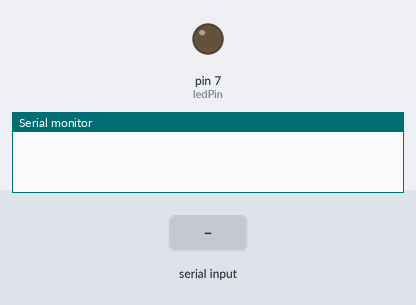
This sketch was run on a simulated Arduino Uno, built with avr-gcc and run on an emulated ATmega328P. Parts: output pins drawn as LEDs (lit = HIGH), the last lines printed to the serial monitor. The test bench sets the inputs (shaded band).

Above: at 1.2 s.
1.3 s: "1" received over Serial
At 3.5 s:
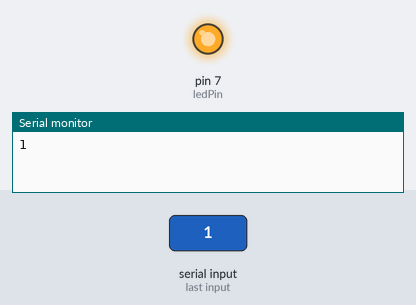
3.8 s: "0" received over Serial
6.8 s: "2" received over Serial
Timing chart, 0 to 11.8 s (numbered marks = the images above; inputs shaded):
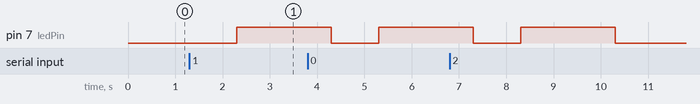

Measured:
- after the input at 1.3 s, pin 7 (ledPin): LOW → HIGH after 1.0 s

The sketch:

sketch_feb03a_first_MITapp.ino
```cpp
/* Arduino and HC-05 Bluetooth Module Tutorial
 *
 * by Dejan Nedelkovski, www.HowToMechatronics.com
 *
 */

#define ledPin 7
String state = " ";
void setup()
{
 pinMode(ledPin, OUTPUT);
 digitalWrite(ledPin, LOW);
 Serial.begin(9600); // Default communication rate of the Bluetooth module
}
void loop() {
 if(Serial.available() > 0)
 { // Checks whether data is comming from the serial port
  state = Serial.readString(); // Reads the data from the serial port
 }
 if (state != " ")
 {
  digitalWrite(ledPin, HIGH); // Turn LED ON
  Serial.println(state); // Send back, to the phone, the String "LED: ON"
  state = " ";
  delay(2000);
  digitalWrite(ledPin, LOW);

 }
}
```
